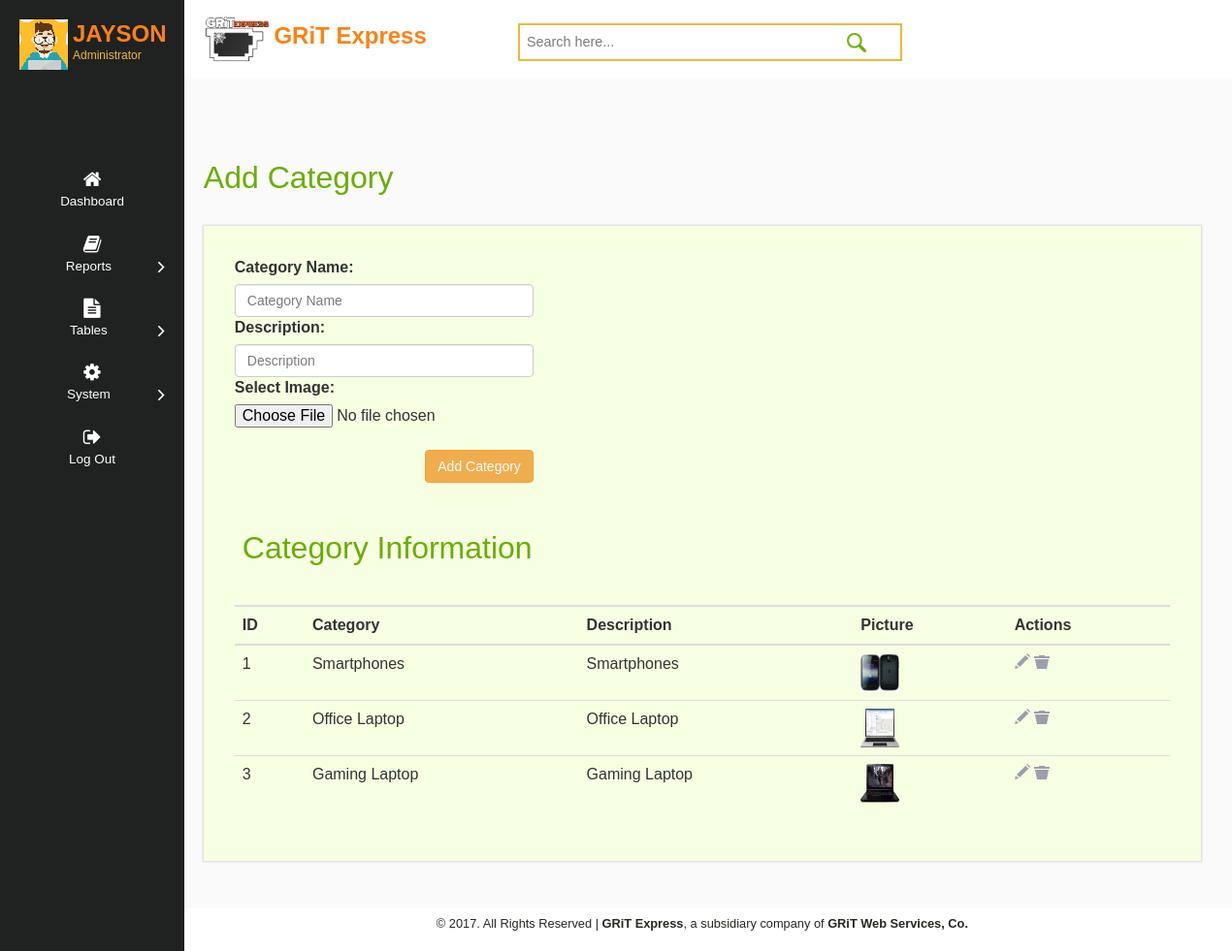
The app's page /Admin/CategoryAdd.php (signed in) with its own data.
### tables this page shows
CREATE TABLE `category` (
  `Category_ID` int(255) NOT NULL,
  `Category_Name` varchar(123) NOT NULL,
  `Description` varchar(255) NOT NULL,
  `Picture` varchar(255) NOT NULL
);

CREATE TABLE `employee` (
  `Employee_ID` int(95) NOT NULL,
  `Employee_Name` varchar(25) NOT NULL,
  `Username` varchar(25) NOT NULL,
  `Password` varchar(25) NOT NULL
);

### session.php (called while the page is built, shortened)
<?php
include('config.php');
$check=$_SESSION['login_username'];
$session=mysqli_query($mysqli, "select Username from employee where Username='$check' ");
$row=mysqli_fetch_array($session);
$login_session=$row['Username'];
?>

### Admin/CategoryAdd.php (the view, shortened to what this page needs)
<?php
include("../session.php");
include("../config.php");
?>
<!DOCTYPE html>
<html>
<head>
	<link href="css/bootstrap.css" rel="stylesheet" type="text/css">
	<link href="css/gritexpress.css" rel="stylesheet" type="text/css">
	<link href="css/icons.css" rel="stylesheet">
</head>
<body>
<div class="gritexpress">
   <div class="left-content">
		<div class="topbar">
			<div class="logo-name">
				<img src="images/logo.png" height="50px">
				<a href="#"> <h1>GRiT Express</h1></a>
			<div class="search-box">
				<form>
				<input type="text" placeholder="Search here..." required="">
				<input type="submit" value="">
				</form>
			</div>
			</div>
		</div>
<div class="inside-content">
    <div class="blank">
    	<h2>Add Category</h2>
    	<div class="blankpage-main">
    			<div id="form_wrapper" class="form_wrapper">
		<table>
			<form class="register active" id="myForm" action="CategoryInsert.php" method="POST" name="addEmployee" >
		<tr><td>
			<label>Category Name:</label>
			<input type="text"class="form-control" id="empValid" name="categoryName" placeholder="Category Name" required>
		</td></tr>
   		<tr><td>
			<label>Description:</label>
			<input type="text"class="form-control" id="empValid" name="description" placeholder="Description" required>
  	 	</td></tr>
        <tr><td>
			<label> Select Image:</label>
			<input type="file" name="picture" id="picture"  required>
		</td></tr>
   		<tr>
		<div class="bottom">
		<td colspan="3">
		<br>&emsp;&emsp;&emsp;&emsp;&emsp;&emsp;&emsp;&emsp;&emsp;&emsp;&emsp;&emsp;
		<button name="submit" id="save" title="Click to Save"  class="btn btn-warning btn-small" required="required"> <span class="a-btn-text">Add Category</span>
		</button>
		</td>
		</div>
		</tr>
	</form>
</table>
	</div>
		<div class="tab_container">
<?php $result = mysqli_query($mysqli,"SELECT * FROM category"); ?>
      <div id="tab1" class="tab_content">
  		<table class="table table-hover">
			<thead><br><th colspan="6"><h2>Category Information</h2></th></thead>
			<thead>
    	    <th>ID</th>
            <th>Category</th>
    		<th>Description</th>
		    <th>Picture</th>
    		<th>Actions</th>
			</thead>
			<tbody>
		<?php while($row = mysqli_fetch_array($result)){?>
			<tr>
    		<td><?Php echo $row['Category_ID']; ?></td>
    		<td><?php echo $row['Category_Name']; ?></td>
   			<td><?php echo $row['Description']; ?></td>
			<td><img src="../images/<?php echo $row['Picture']; ?>" width="40" height="40"></td>
    		<td> <a href="CategoryEdit.php?update=<?php echo $row['Category_ID']; ?>"  onClick="edit(this);" title="empEdit" >  <input type="image" src="images/icn_edit.png" title="Edit"> </a>
     		<a href="CategoryDelete.php?delete=<?php echo $row['Category_ID']; ?>" onClick="del(this);" title="Delete" ><input type="image" src="images/icn_trash.png" title="Trash">  </a></td>
    		</tr>
  		<?php }mysqli_close($mysqli);?>
			</tbody>
		</table>
 </div>
</div>
    	</div>
    </div>
</div>
<div class="copyright">
	 <p style="font-size: 0.8em;color: #272822;">
	 © 2017. All Rights Reserved | <strong>GRiT Express</strong>, a subsidiary company of <strong>GRiT Web Services, Co.</strong>
	</p>
</div>
</div>
<div class="leftbar">
    <div class="profile_img">
		<span class="prfil-img"><img src="images/1.png"> </span>
		<div class="username">
			<p><?php echo "$login_session";?></p>
			<span>Administrator</span>
		</div>
	</div>
		<div class="menu">
		<ul id="menu">
		    <li><a href="blank.php"><i class="fa fa-home"></i>Dashboard</a></li>
			<li><a href="#"><i class="fa fa-book"></i>Reports<span class="fa fa-angle-right" style="float: right"></span></a>
		    </li>
		    <li><a href="#"><i class="fa fa-file-text"></i>Tables<span class="fa fa-angle-right" style="float: right"></span></a>
		    </li>
		    <li><a href="#"><i class="fa fa-cog"></i>System<span class="fa fa-angle-right" style="float: right"></span></a>
		    </li>
		    <li><a href="../signin/logout.php"><i class="fa fa-sign-out"></i>Log Out</a></li>
		    </ul>
		    </div>
	 </div>
</div>
</body>
</html>

### Admin/css/gritexpress.css (style rules this page uses)
html { font-family: 'Carrois Gothic', sans-serif; font-size: 100%; background:#fff; }
body { font-family: 'Carrois Gothic', sans-serif; font-size: 100%; background:#fff; }
.gritexpress { min-width: 1260px; position: relative; top: 0;left: 0;right: 0;bottom: 0; width: 100%;height: 100%; margin: 0px auto; }
.left-content { float: right; width: 86.5%; }
.leftbar { position: absolute; float: left; width: 220px; top: 0px; left:0px; bottom: 0; background-color:#202121; color: #aaabae; }
#menu { list-style: none; margin: 0; padding: 0; margin-bottom: 40px; }
#menu li { position: relative; margin: 0; font-size: 12px; padding: 0; }
#menu li a { position: relative; display: block; padding: 13px 20px; color: #FFFFFF; white-space: nowrap; font-size: 1.12em; text-align: center; font-family: 'Carrois Gothic', sans-serif; }
#menu .fa { margin-bottom: 10px; font-size: 1.5em; display: block; }
.menu { padding:10.2em 0em 0em 0em; }
.topbar { background:#FFF; padding: 1em 2em; box-shadow: 0 1px 3px rgba(0,0,0,0.15); }
.logo-name { float: left; width: 70%; margin: 0% 0% 0% 0%; }
.logo-name h1 { font-size: 1.5em; color: #FC8213; margin: 0em; font-weight: 700; text-decoration: none; }
.logo-name a { display:inline-block; }
.search-box { float: right; width:55%; margin-top: 0.5em; position: relative; display: block; border:2px solid rgb(236, 185, 57); }
.search-box input[type="text"] { outline: none; background: #fff; width: 86%; margin: 0; font-size: 0.9em; color: #DC6B1E; padding: 0.5em 0.5em; border: none; display: inline-block; }
.search-box input[type="submit"] { background: url(../images/search.png)no-repeat; width: 20px; height: 20px; display: inline-block; vertical-align: text-top; border: none; outline: none; }
.profile_img span.prfil-img { float:left; margin-left: 20px; margin-top: 20px; height:35px; }
.username { float:left; margin-top:35px; margin-left:5px; height:35px; }
.username p { font-size:1.5em; color:#FC8213; line-height:0em; font-weight:700; }
.username span { font-size: .75em; font-style: bold; color: #EEBA30; font-weight: normal; margin-top: 0em; }
.inside-content { padding: 4em 2em 3em 2em; background: #fafafa; }
.copyright { padding: 0.5em 0.5em; text-align: center; box-shadow: 2px 1px rgba(0,0.15); }
.blank { min-height: 400px; }
.blank h2 { font-size: 2em; color: #68AE00; margin-bottom: 1em; font-family: 'Carrois Gothic', sans-serif; }
.blankpage-main { padding: 2em 2em; background: #F7FFE2; margin-top:2em; box-shadow: 0px 0px 2px 1px rgba(0,0,0,0.15); }
@media (max-width:1440px) { .leftbar { width: 190px; } }

### records on screen
category: Category_ID "1", Category_Name "Smartphones", Description "Smartphones", Picture (picture)
category: Category_ID "2", Category_Name "Office Laptop", Description "Office Laptop", Picture (picture)
category: Category_ID "3", Category_Name "Gaming Laptop", Description "Gaming Laptop", Picture (picture)
employee: Username "JAYSON"
